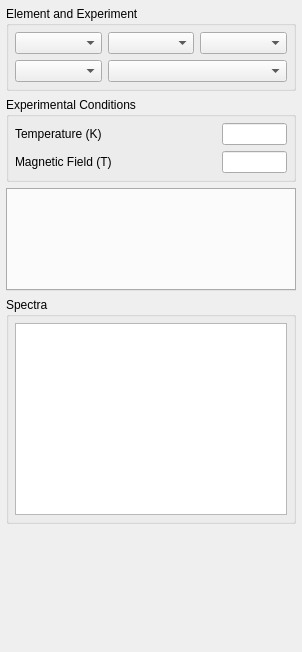
<?xml version="1.0" encoding="UTF-8"?>
<ui version="4.0">
 <class>generalPage</class>
 <widget class="QWidget" name="generalPage">
  <property name="geometry">
   <rect>
    <x>0</x>
    <y>0</y>
    <width>302</width>
    <height>652</height>
   </rect>
  </property>
  <property name="windowTitle">
   <string>Form</string>
  </property>
  <layout class="QVBoxLayout" name="verticalLayout_2">
   <property name="leftMargin">
    <number>6</number>
   </property>
   <property name="topMargin">
    <number>6</number>
   </property>
   <property name="rightMargin">
    <number>6</number>
   </property>
   <property name="bottomMargin">
    <number>6</number>
   </property>
   <item>
    <widget class="QGroupBox" name="elementAndExperimentGroupBox">
     <property name="minimumSize">
      <size>
       <width>240</width>
       <height>0</height>
      </size>
     </property>
     <property name="title">
      <string>Element and Experiment</string>
     </property>
     <layout class="QGridLayout" name="elementAndExperimentLayout">
      <property name="leftMargin">
       <number>6</number>
      </property>
      <property name="topMargin">
       <number>6</number>
      </property>
      <property name="rightMargin">
       <number>6</number>
      </property>
      <property name="bottomMargin">
       <number>6</number>
      </property>
      <property name="horizontalSpacing">
       <number>6</number>
      </property>
      <item row="0" column="2">
       <widget class="ComboBox" name="symmetryComboBox">
        <property name="sizePolicy">
         <sizepolicy hsizetype="Ignored" vsizetype="Fixed">
          <horstretch>0</horstretch>
          <verstretch>0</verstretch>
         </sizepolicy>
        </property>
        <property name="toolTip">
         <string>Symmetry</string>
        </property>
       </widget>
      </item>
      <item row="0" column="0">
       <widget class="ComboBox" name="symbolComboBox">
        <property name="sizePolicy">
         <sizepolicy hsizetype="Ignored" vsizetype="Fixed">
          <horstretch>0</horstretch>
          <verstretch>0</verstretch>
         </sizepolicy>
        </property>
        <property name="toolTip">
         <string>Element</string>
        </property>
       </widget>
      </item>
      <item row="0" column="1">
       <widget class="ComboBox" name="chargeComboBox">
        <property name="sizePolicy">
         <sizepolicy hsizetype="Ignored" vsizetype="Fixed">
          <horstretch>0</horstretch>
          <verstretch>0</verstretch>
         </sizepolicy>
        </property>
        <property name="toolTip">
         <string>Charge</string>
        </property>
       </widget>
      </item>
      <item row="1" column="0">
       <widget class="ComboBox" name="experimentComboBox">
        <property name="sizePolicy">
         <sizepolicy hsizetype="Ignored" vsizetype="Fixed">
          <horstretch>0</horstretch>
          <verstretch>0</verstretch>
         </sizepolicy>
        </property>
        <property name="toolTip">
         <string>Experiment</string>
        </property>
       </widget>
      </item>
      <item row="1" column="1" colspan="2">
       <widget class="ComboBox" name="edgeComboBox">
        <property name="toolTip">
         <string>Edge</string>
        </property>
       </widget>
      </item>
     </layout>
    </widget>
   </item>
   <item>
    <widget class="QGroupBox" name="experimentalGroupBox">
     <property name="title">
      <string>Experimental Conditions</string>
     </property>
     <layout class="QVBoxLayout" name="experimentalConditionsLayout">
      <property name="leftMargin">
       <number>6</number>
      </property>
      <property name="topMargin">
       <number>6</number>
      </property>
      <property name="rightMargin">
       <number>6</number>
      </property>
      <property name="bottomMargin">
       <number>6</number>
      </property>
      <item>
       <layout class="QGridLayout" name="experimentalGridLayout">
        <property name="spacing">
         <number>6</number>
        </property>
        <item row="2" column="0">
         <widget class="QLabel" name="magneticFieldLabel">
          <property name="text">
           <string>Magnetic Field (T)</string>
          </property>
         </widget>
        </item>
        <item row="0" column="0">
         <widget class="QLabel" name="temperatureLabel">
          <property name="sizePolicy">
           <sizepolicy hsizetype="Preferred" vsizetype="Preferred">
            <horstretch>0</horstretch>
            <verstretch>0</verstretch>
           </sizepolicy>
          </property>
          <property name="text">
           <string>Temperature (K)</string>
          </property>
         </widget>
        </item>
        <item row="2" column="1" alignment="Qt::AlignRight">
         <widget class="DoubleLineEdit" name="magneticFieldLineEdit">
          <property name="sizePolicy">
           <sizepolicy hsizetype="Preferred" vsizetype="Fixed">
            <horstretch>0</horstretch>
            <verstretch>0</verstretch>
           </sizepolicy>
          </property>
          <property name="maximumSize">
           <size>
            <width>65</width>
            <height>16777215</height>
           </size>
          </property>
          <property name="alignment">
           <set>Qt::AlignRight|Qt::AlignTrailing|Qt::AlignVCenter</set>
          </property>
         </widget>
        </item>
        <item row="0" column="1" alignment="Qt::AlignRight">
         <widget class="DoubleLineEdit" name="temperatureLineEdit">
          <property name="sizePolicy">
           <sizepolicy hsizetype="Preferred" vsizetype="Fixed">
            <horstretch>0</horstretch>
            <verstretch>0</verstretch>
           </sizepolicy>
          </property>
          <property name="maximumSize">
           <size>
            <width>65</width>
            <height>16777215</height>
           </size>
          </property>
          <property name="alignment">
           <set>Qt::AlignRight|Qt::AlignTrailing|Qt::AlignVCenter</set>
          </property>
         </widget>
        </item>
       </layout>
      </item>
     </layout>
    </widget>
   </item>
   <item>
    <widget class="QTabWidget" name="axesTabWidget">
     <property name="focusPolicy">
      <enum>Qt::NoFocus</enum>
     </property>
     <property name="movable">
      <bool>true</bool>
     </property>
    </widget>
   </item>
   <item>
    <widget class="QGroupBox" name="spectraGroupBox">
     <property name="title">
      <string>Spectra</string>
     </property>
     <layout class="QVBoxLayout" name="verticalLayout">
      <property name="leftMargin">
       <number>6</number>
      </property>
      <property name="topMargin">
       <number>6</number>
      </property>
      <property name="rightMargin">
       <number>6</number>
      </property>
      <property name="bottomMargin">
       <number>6</number>
      </property>
      <item>
       <widget class="TreeView" name="spectraView"/>
      </item>
     </layout>
    </widget>
   </item>
   <item>
    <spacer name="spacer">
     <property name="orientation">
      <enum>Qt::Vertical</enum>
     </property>
     <property name="sizeHint" stdset="0">
      <size>
       <width>275</width>
       <height>122</height>
      </size>
     </property>
    </spacer>
   </item>
  </layout>
 </widget>
 <customwidgets>
  <customwidget>
   <class>DoubleLineEdit</class>
   <extends>QLineEdit</extends>
   <header>.widgets</header>
  </customwidget>
  <customwidget>
   <class>TreeView</class>
   <extends>QTreeView</extends>
   <header>.views</header>
  </customwidget>
  <customwidget>
   <class>ComboBox</class>
   <extends>QComboBox</extends>
   <header>.widgets</header>
  </customwidget>
 </customwidgets>
 <resources/>
 <connections/>
</ui>
